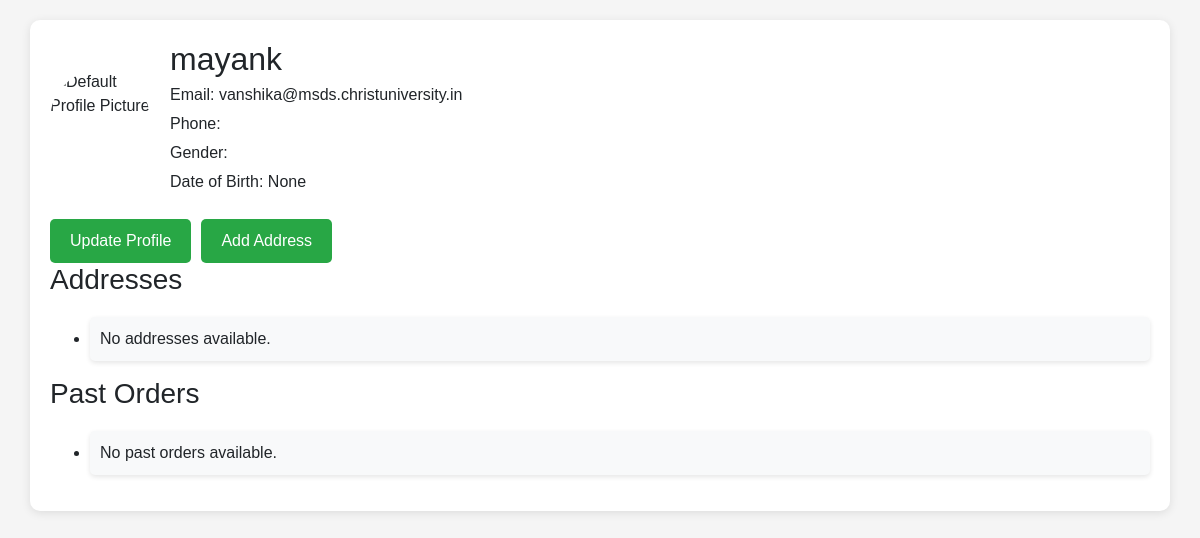
Page /user_profile/ (signed in) on the earlier database version.
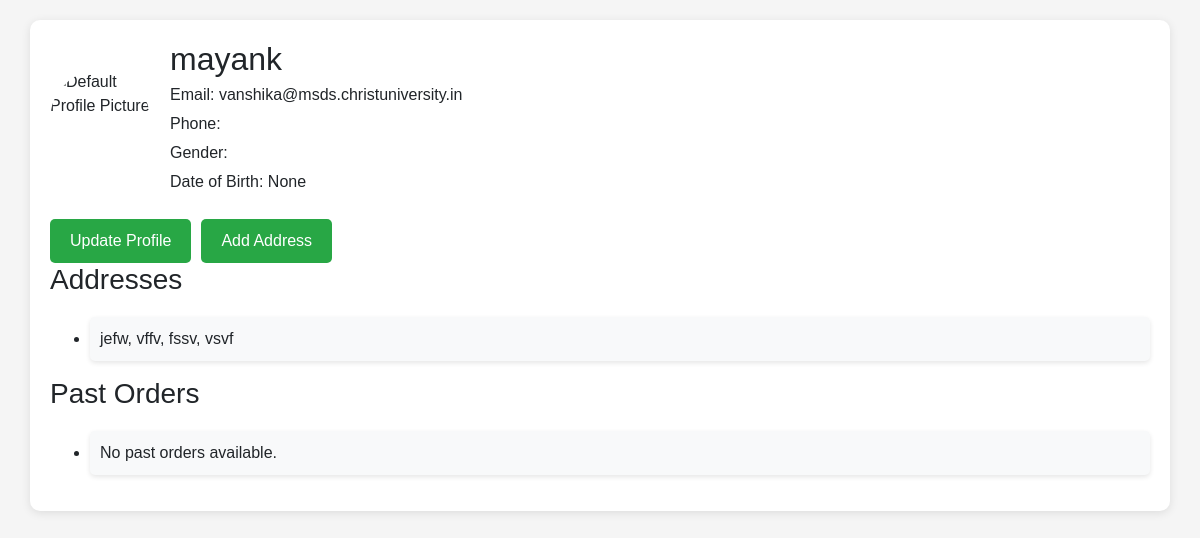
Same page on the later database version.
### BF/models.py (models this page shows, shortened)
class Address(models.Model):
    user = models.ForeignKey(User, on_delete=models.CASCADE, related_name='addresses')
    address_line1 = models.CharField(max_length=255)
    address_line2 = models.CharField(max_length=255, blank=True)
    city = models.CharField(max_length=100)
    state = models.CharField(max_length=100)
    postal_code = models.CharField(max_length=20)
    country = models.CharField(max_length=100)

### BF/views.py (the view)
# urls.py: path('user_profile/', views.user_profile, name='user_profile'),
@login_required
def user_profile(request):
    return render(request, 'BF/user_profile.html', {'user': request.user})

### BF/templates/BF/user_profile.html (shortened to what this page needs)
{% load static %}
<!DOCTYPE html>
<html lang="en">
<head>
    <link rel="stylesheet" href="https://stackpath.bootstrapcdn.com/bootstrap/4.5.2/css/bootstrap.min.css">
</head>
<body>
    <div class="container">
        <div class="profile-header">
            {% if user.profile.profile_picture %}
                <img src="{{ user.profile.profile_picture.url }}" alt="Profile Picture" class="profile-picture">
            {% else %}
                <img src="{% static 'BF/Images/default-profile.png' %}" alt="Default Profile Picture" class="profile-picture">
            {% endif %}
            <div class="profile-info">
                <h2>{{ user.username }}</h2>
                <p>Email: {{ user.email }}</p>
                <p>Phone: {{ user.profile.phone_number }}</p>
                <p>Gender: {{ user.profile.gender }}</p>
                <p>Date of Birth: {{ user.profile.date_of_birth }}</p>
            </div>
        </div>
        <div class="btn-container">
            <button class="btn-custom" onclick="window.location.href='{% url 'update_profile' %}'">Update Profile</button>
            <button class="btn-custom" onclick="window.location.href='{% url 'add_address' %}'">Add Address</button>
        </div>
        <h3>Addresses</h3>
        <ul class="address-list">
            {% for address in user.addresses.all %}
                <li>{{ address.address_line1 }}, {{ address.city }}, {{ address.state }}, {{ address.country }}</li>
            {% empty %}
                <li>No addresses available.</li>
            {% endfor %}
        </ul>
        <h3>Past Orders</h3>
        <ul class="order-list">
            {% for order in user.past_orders.all %}
                <li>Order of {{ order.product.name }} on {{ order.order_date }} - Quantity: {{ order.quantity }} - Total: {{ order.total_price }}</li>
            {% empty %}
                <li>No past orders available.</li>
            {% endfor %}
        </ul>
    </div>
</body>
</html>

Differences in the rows shown:
added Address: address_line1 "jefw", city "vffv", state "fssv", country "vsvf"
Other differences:
text no longer shown: "No addresses available."
